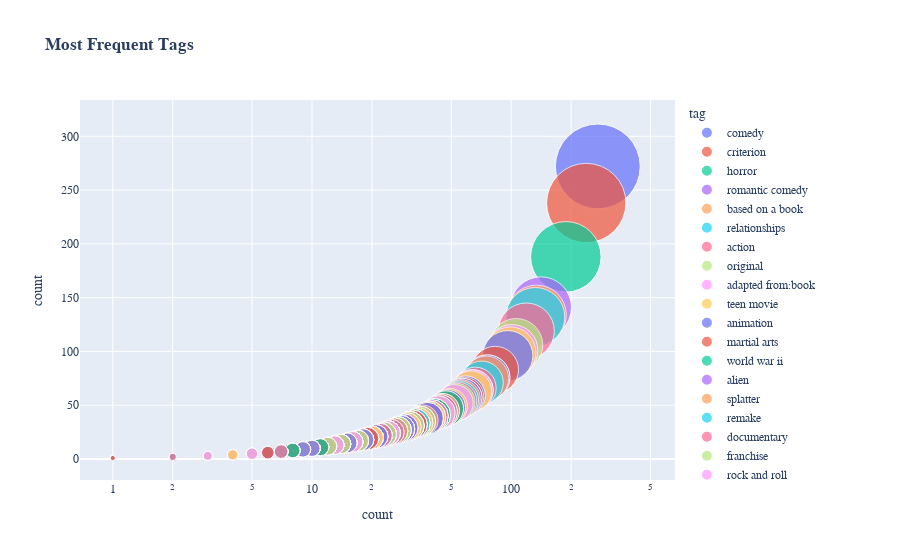

The cell this chart's notebook holds for it:
### Code cell
fig = px.scatter(tags, x="count", y="count", size="count", color="tag", hover_name="tag", log_x=True, size_max=60,
title='<b>Most Frequent Tags</b>')

fig.update_layout(
    font_family="Times New Roman")
    
fig.show()
